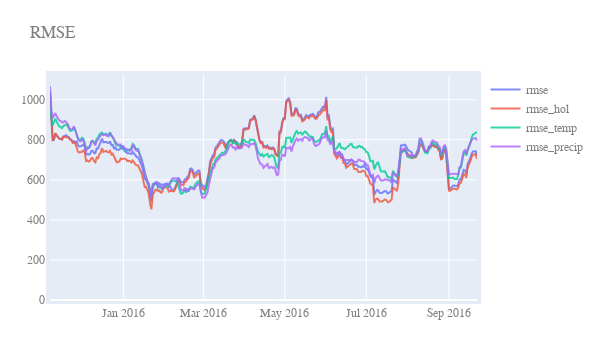

Write notebook code for a chart like this one.
### Code cell
# adding precipitation regressor
model = Prophet()
model.add_country_holidays(country_name = 'US')
model.add_regressor('temp', prior_scale = 0.5, mode = 'multiplicative')
model.add_regressor('precip', prior_scale = 0.5, mode = 'multiplicative')
model.fit(df_fb)

df_cv = cross_validation(model, initial = '720 days', period='180 days', horizon = '365 days')
df_p = performance_metrics(df_cv)
rmse['rmse_precip'] = df_p['rmse']

rmse_plot(df_cv, rmse)

### Figure 1 — Plotly figure (JSON) as saved in the notebook; plotly's stock layout.template omitted (floating-point values rounded to 4 significant figures; data arrays with more than 128 entries replaced by an {"elided": "..."} marker saying what was removed)
{"data": [{"line": {"width": 2}, "name": "rmse", "opacity": 0.8, "type": "scatter", "x": {"elided": "321 str values"}, "y": {"elided": "325 float values"}}, {"line": {"width": 2}, "name": "rmse_hol", "opacity": 0.8, "type": "scatter", "x": {"elided": "321 str values"}, "y": {"elided": "325 float values"}}, {"line": {"width": 2}, "name": "rmse_temp", "opacity": 0.8, "type": "scatter", "x": {"elided": "321 str values"}, "y": {"elided": "325 float values"}}, {"line": {"width": 2}, "name": "rmse_precip", "opacity": 0.8, "type": "scatter", "x": {"elided": "321 str values"}, "y": {"elided": "325 float values"}}], "layout": {"autosize": true, "font": {"color": "#7f7f7f", "family": "Courier New, monospace", "size": 12}, "height": 350, "margin": {"b": 50, "l": 50, "pad": 4, "r": 50, "t": 75}, "title": {"text": "RMSE"}, "width": 600, "xaxis": {"autorange": true, "range": ["2015-11-07", "2016-09-22"], "type": "date"}, "yaxis": {"autorange": true, "range": [0, 1123.0], "rangemode": "tozero", "type": "linear"}}}
